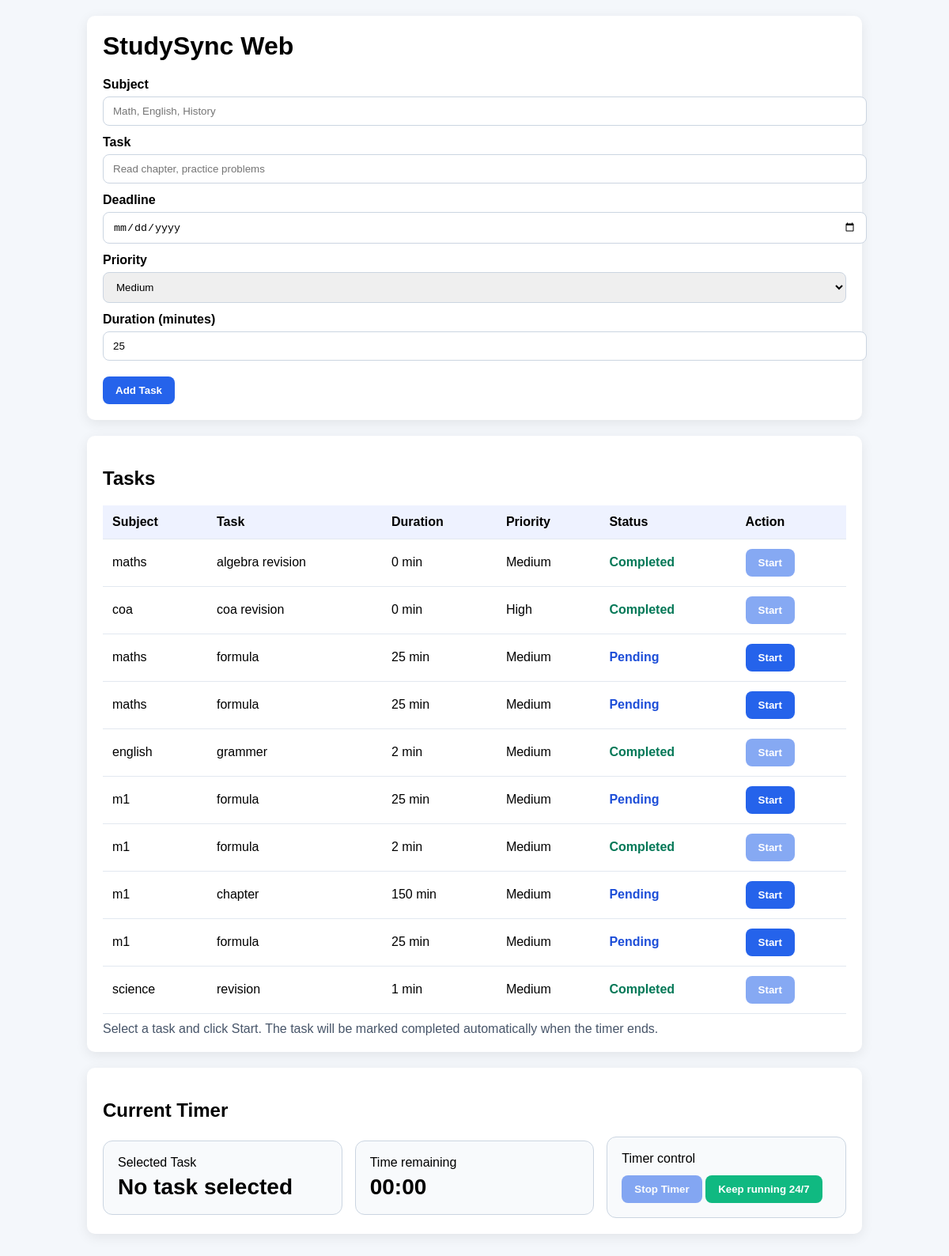
The page / on the database its author committed.
### tables this page shows
CREATE TABLE tasks (
            id INTEGER PRIMARY KEY AUTOINCREMENT,
            subject TEXT NOT NULL,
            task TEXT NOT NULL,
            deadline TEXT,
            priority TEXT,
            status TEXT DEFAULT 'Pending'
        , duration INTEGER DEFAULT 0);

### web.py (the view)
@app.route('/', methods=['GET'])
def index():
    tasks = database.get_all_tasks()
    return render_template('index.html', tasks=tasks)

### database.py (called while the page is built)
def get_all_tasks():
    conn = sqlite3.connect("planner.db")
    cursor = conn.cursor()
    cursor.execute("SELECT id, subject, task, deadline, priority, duration, status FROM tasks")
    rows = cursor.fetchall()
    conn.close()
    return rows

### templates/index.html (shortened to what this page needs)
<!doctype html>
<html lang="en">
<head>
</head>
<body>
  <div class="container">
    <div class="panel">
      <h1>StudySync Web</h1>
      <form action="/add" method="POST">
        <label>Subject</label>
        <input type="text" name="subject" placeholder="Math, English, History" required />
        <label>Task</label>
        <input type="text" name="task" placeholder="Read chapter, practice problems" required />
        <label>Deadline</label>
        <input type="date" name="deadline" />
        <label>Priority</label>
        <select name="priority">
          <option selected>Medium</option>
        </select>
        <label>Duration (minutes)</label>
        <input type="number" name="duration" min="1" value="25" required />
        <button type="submit" style="margin-top:20px;">Add Task</button>
      </form>
    </div>
    <div class="panel">
      <h2>Tasks</h2>
      <table>
        <thead>
          <tr><th>Subject</th><th>Task</th><th>Duration</th><th>Priority</th><th>Status</th><th>Action</th></tr>
        </thead>
        <tbody>
          {% for task in tasks %}
          <tr data-task-id="{{ task[0] }}" data-duration="{{ task[5] }}" data-task-desc="{{ task[2] }}" class="task-row">
            <td>{{ task[1] }}</td>
            <td>{{ task[2] }}</td>
            <td>{{ task[5] }} min</td>
            <td>{{ task[4] }}</td>
            <td class="status-{{ task[6]|lower }}">{{ task[6] }}</td>
            <td>
              <button type="button" class="start-button" {% if task[6] == 'Completed' %}disabled{% endif %}>Start</button>
            </td>
          </tr>
          {% endfor %}
        </tbody>
      </table>
      <div class="note">Select a task and click Start. The task will be marked completed automatically when the timer ends.</div>
    </div>
    <div class="panel">
      <h2>Current Timer</h2>
      <div class="timer-box">
        <div class="timer-card">
          <div>Selected Task</div>
          <span id="active-task">No task selected</span>
        </div>
        <div class="timer-card">
          <div>Time remaining</div>
          <span id="timer-display">00:00</span>
        </div>
        <div class="timer-card">
          <div>Timer control</div>
          <button id="stop-button" disabled>Stop Timer</button>
          <button id="keepalive-button" type="button" style="margin-top:12px; background:#10b981;">Keep running 24/7</button>
        </div>
      </div>
    </div>
  </div>
</body>
</html>

### templates/index.html (style rules this page uses)
body { font-family: Arial, sans-serif; background:#f4f7fb; margin:0; padding:20px; }
.container { max-width: 980px; margin: auto; }
h1 { margin-top:0; }
.panel { background:white; border-radius:10px; padding:20px; margin-bottom:20px; box-shadow:0 4px 16px rgba(0,0,0,0.08); }
label { display:block; margin-top:12px; font-weight:600; }
input, select { width:100%; padding:10px 12px; margin-top:6px; border:1px solid #cbd5e1; border-radius:8px; }
button { cursor:pointer; border:none; border-radius:8px; padding:10px 16px; background:#2563eb; color:white; font-weight:700; }
button:disabled { opacity:0.55; cursor:not-allowed; }
table { width:100%; border-collapse:collapse; margin-top:20px; }
th, td { text-align:left; padding:12px; border-bottom:1px solid #e2e8f0; }
th { background:#eef2ff; }
.status-pending { color:#1d4ed8; font-weight:700; }
.status-completed { color:#047857; font-weight:700; }
.timer-box { display:flex; align-items:center; gap:16px; flex-wrap:wrap; margin-top:12px; }
.timer-card { padding:18px; background:#f8fafc; border:1px solid #cbd5e1; border-radius:12px; flex:1; min-width:220px; }
.timer-card span { display:block; font-size:28px; font-weight:800; margin-top:6px; }
.note { color:#475569; margin-top:10px; }

### rows shown on the page
tasks: subject "maths", task "algebra revision", duration "0", priority "Medium", status "Completed"
tasks: subject "coa", task "coa revision", duration "0", priority "High", status "Completed"
tasks: subject "maths", task "formula", duration "25", priority "Medium", status "Pending"
tasks: subject "maths", task "formula", duration "25", priority "Medium", status "Pending"
tasks: subject "english", task "grammer", duration "2", priority "Medium", status "Completed"
tasks: subject "m1", task "formula", duration "25", priority "Medium", status "Pending"
tasks: subject "m1", task "formula", duration "2", priority "Medium", status "Completed"
tasks: subject "m1", task "chapter", duration "150", priority "Medium", status "Pending"
tasks: subject "m1", task "formula", duration "25", priority "Medium", status "Pending"
tasks: subject "science", task "revision", duration "1", priority "Medium", status "Completed"
